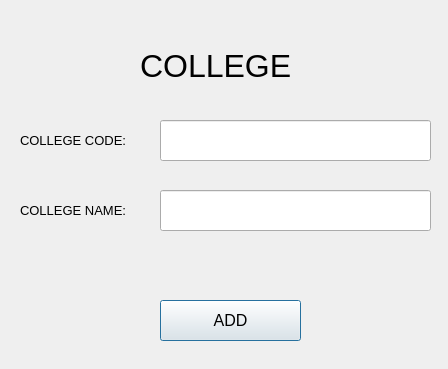
<?xml version="1.0" encoding="UTF-8"?>
<ui version="4.0">
 <class>addCollegeDialog</class>
 <widget class="QDialog" name="addCollegeDialog">
  <property name="geometry">
   <rect>
    <x>0</x>
    <y>0</y>
    <width>448</width>
    <height>369</height>
   </rect>
  </property>
  <property name="windowTitle">
   <string>Add College</string>
  </property>
  <widget class="QLabel" name="collegeCodeLabel">
   <property name="geometry">
    <rect>
     <x>20</x>
     <y>130</y>
     <width>124</width>
     <height>21</height>
    </rect>
   </property>
   <property name="font">
    <font>
     <pointsize>10</pointsize>
    </font>
   </property>
   <property name="text">
    <string>COLLEGE CODE:</string>
   </property>
  </widget>
  <widget class="QLabel" name="collegeNameLabel">
   <property name="geometry">
    <rect>
     <x>20</x>
     <y>200</y>
     <width>125</width>
     <height>21</height>
    </rect>
   </property>
   <property name="font">
    <font>
     <pointsize>10</pointsize>
    </font>
   </property>
   <property name="text">
    <string>COLLEGE NAME:</string>
   </property>
  </widget>
  <widget class="QLineEdit" name="collegeCodeLine">
   <property name="geometry">
    <rect>
     <x>160</x>
     <y>120</y>
     <width>271</width>
     <height>41</height>
    </rect>
   </property>
   <property name="font">
    <font>
     <pointsize>12</pointsize>
    </font>
   </property>
  </widget>
  <widget class="QLineEdit" name="collegeNameLine">
   <property name="geometry">
    <rect>
     <x>160</x>
     <y>190</y>
     <width>271</width>
     <height>41</height>
    </rect>
   </property>
   <property name="font">
    <font>
     <pointsize>12</pointsize>
    </font>
   </property>
  </widget>
  <widget class="QPushButton" name="addCollegeButton">
   <property name="geometry">
    <rect>
     <x>160</x>
     <y>300</y>
     <width>141</width>
     <height>41</height>
    </rect>
   </property>
   <property name="font">
    <font>
     <pointsize>12</pointsize>
    </font>
   </property>
   <property name="text">
    <string>ADD</string>
   </property>
  </widget>
  <widget class="QLabel" name="collegeCodeLabel_2">
   <property name="geometry">
    <rect>
     <x>140</x>
     <y>30</y>
     <width>171</width>
     <height>71</height>
    </rect>
   </property>
   <property name="font">
    <font>
     <pointsize>24</pointsize>
    </font>
   </property>
   <property name="text">
    <string>COLLEGE</string>
   </property>
  </widget>
 </widget>
 <resources/>
 <connections/>
</ui>
